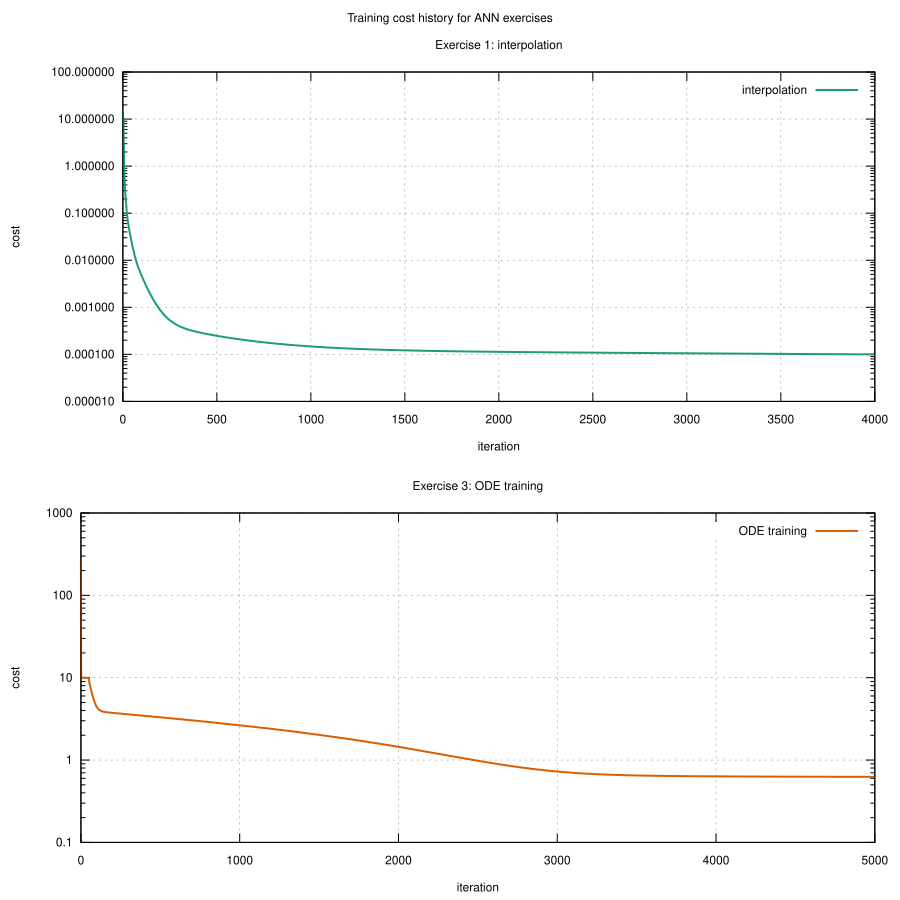

The script that saved this image:
set terminal svg enhanced size 900,900 font 'Helvetica,12' background rgb 'white'
set output 'plot_training.svg'

set multiplot layout 2,1 title 'Training cost history for ANN exercises'

# Exercise 1
set title 'Exercise 1: interpolation'
set xlabel 'iteration'
set ylabel 'cost'
set grid
set logscale y
set key top right
plot 'ann_train_history.data' using 1:2 with lines lw 2 lc rgb '#1b9e77' title 'interpolation'


# Exercise 3
set title 'Exercise 3: ODE training'
set xlabel 'iteration'
set ylabel 'cost'
set grid
set logscale y
set key top right
plot 'ann_ode_history.data' using 1:2 with lines lw 2 lc rgb '#d95f02' title 'ODE training'

unset multiplot
